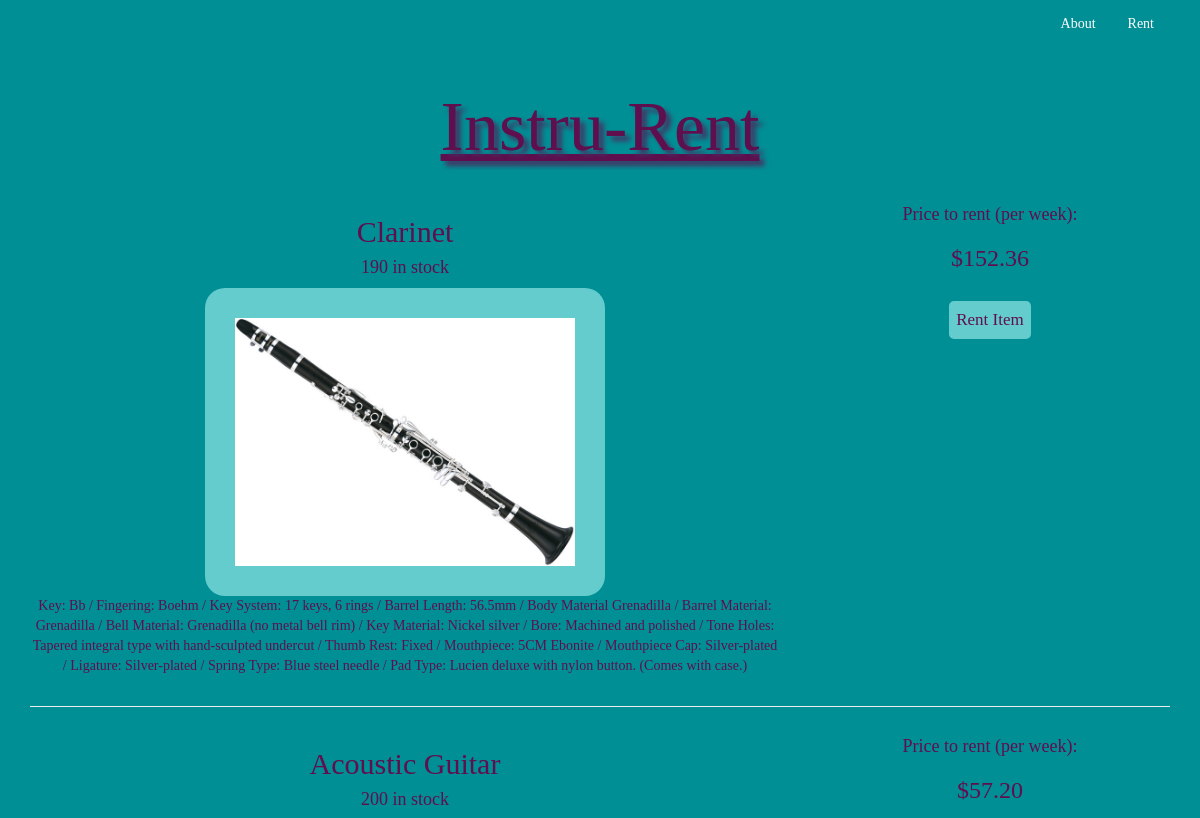
Page /instrurent_app/rent (upper part) on the earlier database version.
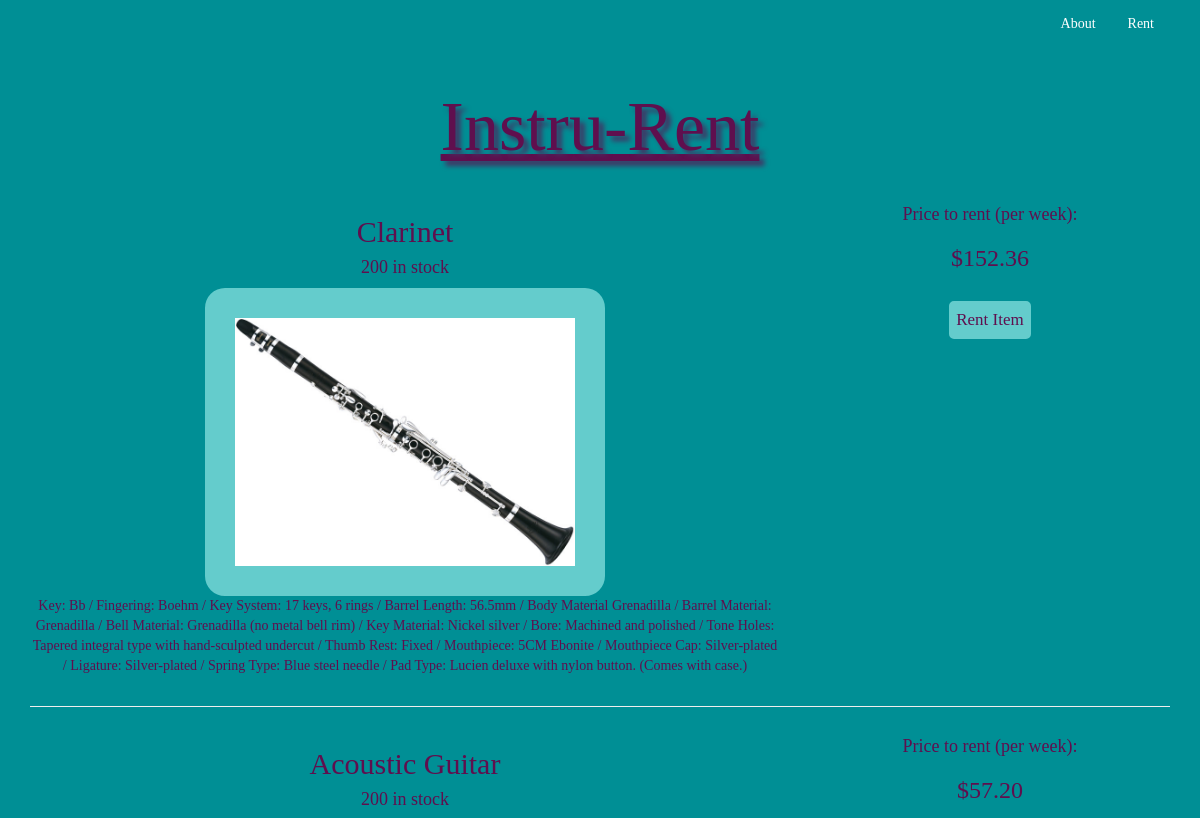
Same page on the later database version.
### instrurent_app/models.py (models this page shows, shortened)
class Instrument(models.Model):
    instrument_choice= models.CharField(max_length=25)
    instrument_quantity= models.IntegerField(default=200)
    instrument_description = models.CharField(max_length= 2000)
    instrument_price= models.FloatField(max_length=None)
    instrument_image=models.CharField(max_length=300)
    def format_price(self):
        return "${0:.2f}".format(self.instrument_price)
    def show_image(self):
        return 'decor/images/' + self.instrument_image

### instrurent_app/views.py (the view)
def rent(request):
    instruments=Instrument.objects.all()
    return render(request, "rentPage/rent.html", {'instruments':instruments})

### instrurent_app/templates/rentPage/rent.html (shortened to what this page needs)
{% load static %}
<head>
    <link href="https://maxcdn.bootstrapcdn.com/bootstrap/3.3.7/css/bootstrap.min.css" rel="stylesheet">
    <link rel="stylesheet" type="text/css" href="{% static 'decor/style.css' %}" />
</head>
<div class="container">
  <ul>
    <center>
       <li><a href="http://localhost:8000/instrurent_app/rent" >Rent</a></li>
    <li><a href="http://localhost:8000/instrurent_app/index">About</a></li>
    </center>
  </ul>
<br/>
<center>
<h1><u>Instru-Rent</u></h1>
<br/>
{% if instruments %}
    {% for i in instruments %}
<div class="row">
    <div class="col-xs-12 col-sm-6 col-lg-8">
        <h2> {{i.instrument_choice}} </h2>
        <h4> {{i.instrument_quantity}} in stock</h4>
        <img class="photo" src='{% static i.show_image %}'>
        <p> {{ i.instrument_description }}</p>
    </div>
    <div class="col-xs-6 col-lg-4">
        <h4>Price to rent (per week):</h4>
        <h3>{{ i.format_price }}</h3>
        <br/>
        <form method='get' action="{%url 'instrurent:rent_item' i.id %}">
            <input class= "aboutRent" type="submit" value="Rent Item" name="add"/>
        </form>
    </div>
</div>
      <hr/>
    {% endfor %}
             {% else %}
<p>NONE</p>
{% endif %}
</center>
</div>

Differences in the rows shown:
changed Instrument "Clarinet": instrument_quantity "190" → "200"
